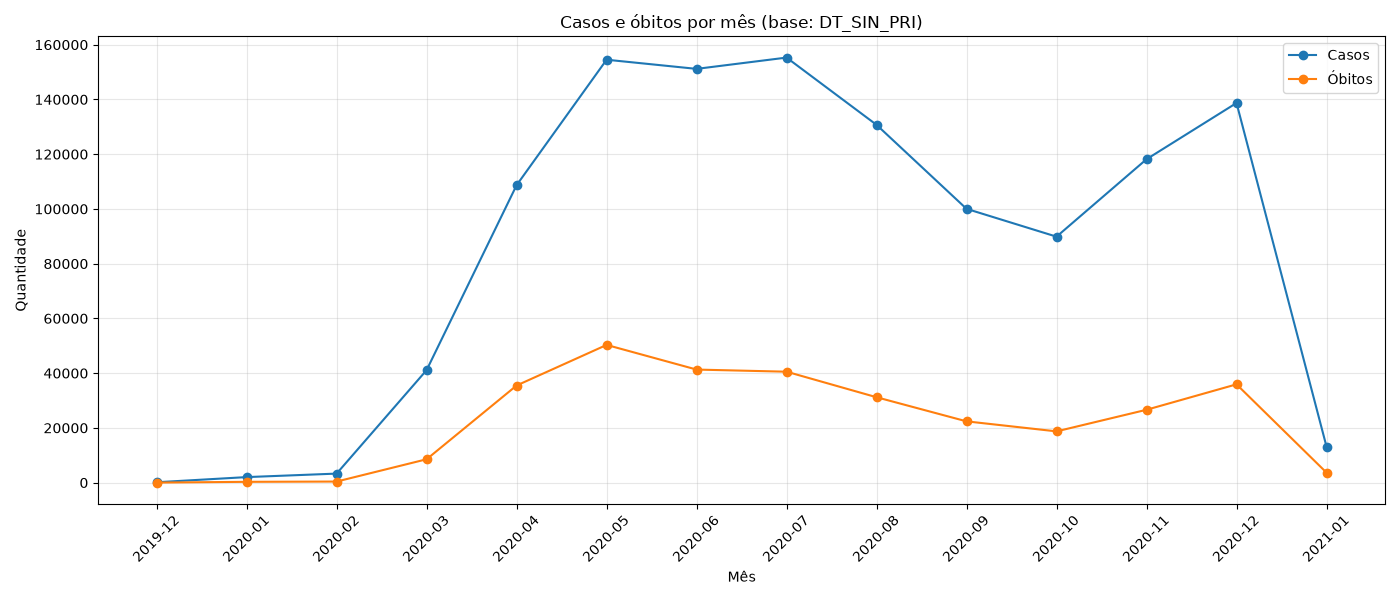

Python code for this plot:
import pandas as pd
import matplotlib.pyplot as plt

df = pd.read_csv(
    '/Users/gabrielribas/pedroribas/PET-Saude/INFLUD20-23-03-2026.csv',
    sep=';',
    low_memory=False
)

# converter DT_SIN_PRI para data
df['DT_SIN_PRI'] = pd.to_datetime(df['DT_SIN_PRI'], errors='coerce')

# remover registros sem data válida
df = df.dropna(subset=['DT_SIN_PRI'])

# criar coluna ano-mês com base em DT_SIN_PRI
df['ANO_MES'] = df['DT_SIN_PRI'].dt.to_period('M')

# casos por mês
casos_por_mes = df.groupby('ANO_MES').size()

# óbitos por mês
obitos_por_mes = df[df['EVOLUCAO'] == 2].groupby('ANO_MES').size()

# juntar as duas séries em uma tabela
serie_mensal = pd.DataFrame({
    'Casos': casos_por_mes,
    'Óbitos': obitos_por_mes
}).fillna(0)

# transformar em inteiro
serie_mensal = serie_mensal.astype(int)

# ordenar por mês
serie_mensal = serie_mensal.sort_index()

# converter índice para string para exibir no gráfico
serie_mensal.index = serie_mensal.index.astype(str)

plt.figure(figsize=(14,6))
plt.plot(serie_mensal.index, serie_mensal['Casos'], marker='o', label='Casos')
plt.plot(serie_mensal.index, serie_mensal['Óbitos'], marker='o', label='Óbitos')

plt.title('Casos e óbitos por mês (base: DT_SIN_PRI)')
plt.xlabel('Mês')
plt.ylabel('Quantidade')
plt.xticks(rotation=45)
plt.grid(True, alpha=0.3)
plt.legend()
plt.tight_layout()
plt.show()
